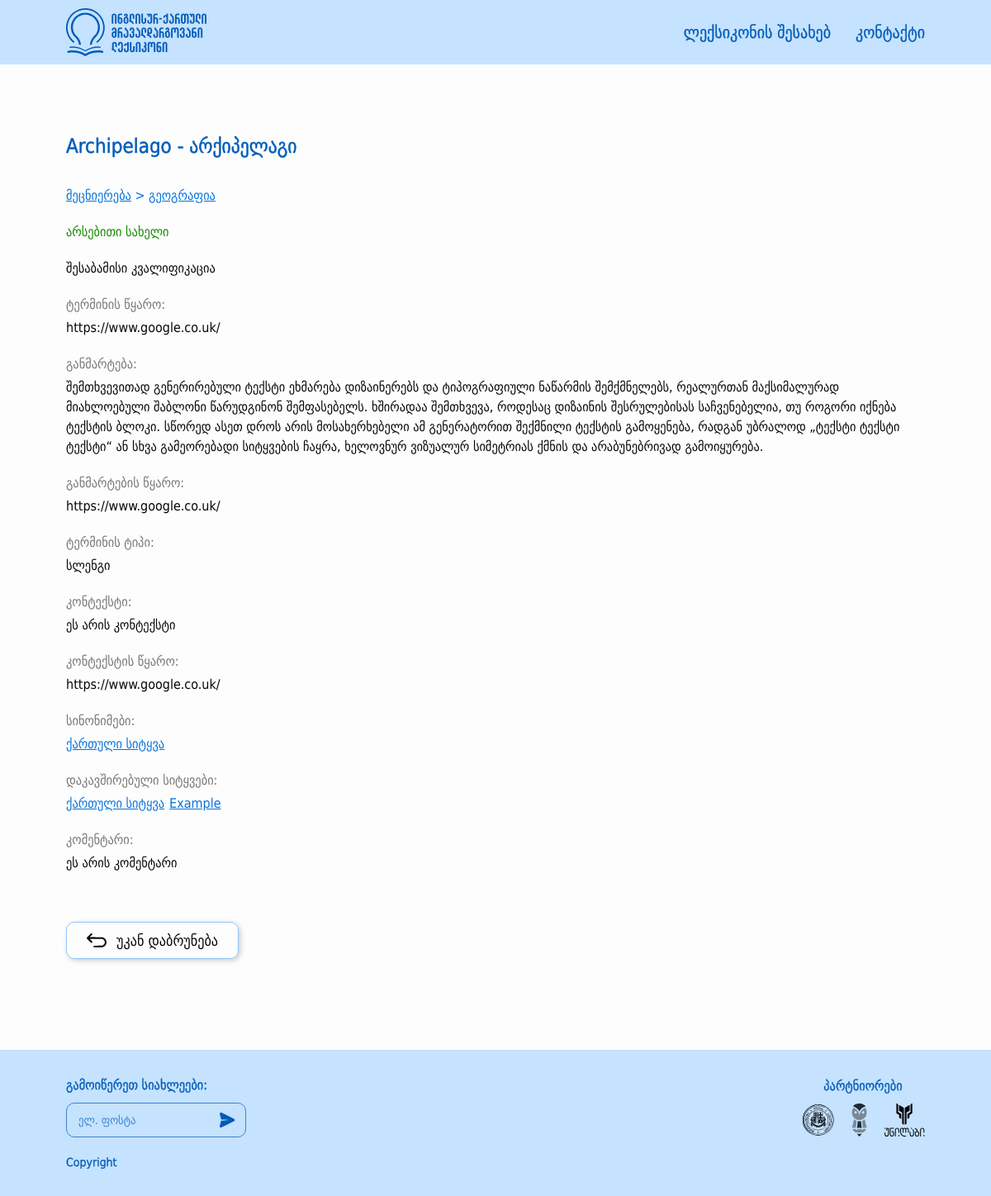
/term_detail/1, run on the app's committed database.
### src/models/terms.py (models this page shows, shortened)
class Term(BaseModel):
    __tablename__ = 'terms'
    id = db.Column(db.Integer, primary_key=True)
    geo_word = db.Column(db.String(100), nullable=False)
    eng_word = db.Column(db.String(100), nullable=False)
    grammar_form = db.Column(db.String(50), nullable=True)
    term_source = db.Column(db.Text, nullable=False)
    definition = db.Column(db.Text, nullable=False)
    definition_source = db.Column(db.Text, nullable=False)
    term_type = db.Column(db.String(50), nullable=True)
    context = db.Column(db.Text, nullable=True)
    context_source = db.Column(db.Text, nullable=True)
    comment = db.Column(db.Text, nullable=True)
    category = db.relationship("Category", secondary="terms_categories", backref="terms")
    synonyms = db.relationship(
        "Term",
        secondary="connected_terms",
        primaryjoin="and_(Term.id == ConnectedTerm.term1_id, ConnectedTerm.is_synonym == True)",
        secondaryjoin="and_(Term.id == ConnectedTerm.term2_id, ConnectedTerm.is_synonym == True)",
        backref="synonym_for"
    )
    connected_terms = db.relationship(
        "Term",
        secondary="connected_terms",
        primaryjoin="and_(Term.id == ConnectedTerm.term1_id, ConnectedTerm.is_synonym == False)",
        secondaryjoin="and_(Term.id == ConnectedTerm.term2_id, ConnectedTerm.is_synonym == False)",
        backref="connected_for"
    )

class Category(BaseModel):
    __tablename__ = "categories"
    id = db.Column(db.Integer, primary_key=True)
    name = db.Column(db.String(50), nullable=False)
    parent_id = db.Column(db.Integer, db.ForeignKey("categories.id"), nullable=True)
    children = db.relationship('Category', backref=db.backref('parent', remote_side=[id]), lazy='dynamic')

### src/views/main/routes.py (the view)
@main_blueprint.route("/term_detail/<int:term_id>")
def term_detail(term_id):
    term = Term.query.get_or_404(term_id)
    connected_terms = ConnectedTerm.query.filter(
        (ConnectedTerm.term1_id == term_id) | (ConnectedTerm.term2_id == term_id)
    ).all()
    synonyms = ConnectedTerm.query.filter(
        (ConnectedTerm.term1_id == term.id) | (ConnectedTerm.term2_id == term.id),
        ConnectedTerm.is_synonym == True
    ).all()
    return render_template("main/term_detail.html", term=term, connected_terms=connected_terms, synonyms=synonyms)

### src/templates/main/term_detail.html (shortened to what this page needs)
{% extends 'layouts/base.html' %}
{% block content %}
    <div class="main-outer edge-padding">
      <main class="main-content width-limiter">
        <article class="term-word-container">
          <h1 class="term-word-detail">{{term.eng_word}} - {{ term.geo_word }}</h1>
          <div class="term-field">
            {% for category in term.category %}
              {% set parent_category = category.parent %}
              {% if parent_category %}
                {% set grandparent_category = parent_category.parent %}
                <a href="{{ url_for('main.view_terms_by_category', category_id=parent_category.id) }}">{{ parent_category.name }}</a> &gt;
              {% endif %}
              <a href="{{ url_for('main.view_terms_by_category', category_id=category.id) }}">{{ category.name }}</a>
            {% endfor %}
          </div>
          <div class="term-word-type">{{term.grammar_form}}</div>
          <div class="term-qualifications">შესაბამისი კვალიფიკაცია</div>
          <section class="term-source">
            <h2>ტერმინის წყარო:</h2>
            <p>
              {{ term.term_source|safe }}
            </p>
          </section>
          <section class="term-definition">
            <h2>განმარტება:</h2>
            <p>
              {{term.definition}}
            </p>
          </section>
          <section class="term-definition-source">
            <h2>განმარტების წყარო:</h2>
            <p>
              {{term.definition_source|safe}}
            </p>
          </section>
          <section class="term-type">
            <h2>ტერმინის ტიპი:</h2>
            <p>{{term.term_type}}</p>
          </section>
          <section class="term-context">
            <h2>კონტექსტი:</h2>
            <p>
              {{term.context}}
            </p>
          </section>
          <section class="term-context-source">
            <h2>კონტექსტის წყარო:</h2>
            <p>
              {{term.context_source|safe}}
            </p>
          </section>
          <section class="term-synonyms">
            <h2>სინონიმები:</h2>
            {% if synonyms %}
            <ul>
                {% for synonym in synonyms %}
                  {% if synonym.term1 and synonym.term2 %}
                    {% set related_term = synonym.term1 if synonym.term2.id == term.id else synonym.term2 %}
                    <li><a href="{{ url_for('main.term_detail', term_id=related_term.id) }}">{{ related_term.geo_word }}</a></li>
                  {% else %}
                    <li>Invalid synonym data</li>
                  {% endif %}
                {% endfor %}
            </ul>
            {% else %}
              <p>No synonyms available</p>
            {% endif %}
          </section>
          <section class="term-related">
            <h2>დაკავშირებული სიტყვები:</h2>
            {% if connected_terms %}
            <ul>
                {% for connected_term in connected_terms %}
                    {% if connected_term.term1 and connected_term.term2 %}
                        {% set related_term = connected_term.term1 if connected_term.term2.id == term.id else connected_term.term2 %}
                        <li><a href="{{ url_for('main.term_detail', term_id=related_term.id) }}">{{ related_term.geo_word }}</a></li>
                    {% else %}
                        <li>Invalid connection data</li>
                    {% endif %}
                {% endfor %}
            </ul>
            {% else %}
            <p>No related terms available</p>
            {% endif %}
          </section>
          <section class="term-comment">
            <h2>კომენტარი:</h2>
            <p>
              {{term.comment}}
            </p>
          </section>
          <a class="go-back-button-container" href="{{ url_for('main.home') }}">
            <button type="button" class="go-back-button">
              <img src="{{ url_for('static', filename='images/' + 'go-back.svg') }}" alt="Go back" />
            </button>
            <span>უკან დაბრუნება</span>
          </a>
        </article>
      </main>
    </div>
{% endblock %}

### src/static/styles/global.css (style rules this page uses)
:root { --color-light-blue: 197, 226, 255; --color-light-blue-2: 143, 199, 255; --color-blue: 6, 114, 221; --color-blue-1: 81, 168, 255; --color-blue-2: 0, 92, 184; --color-white: 253, 253, 253; --color-black: 7, 7, 7; --color-gray: 119, 119, 119; --color-gray-2: 237, 237, 237; --color-green: 19, 137, 0; --color-red: 229, 0, 0; }
*, *::before, *::after { box-sizing: border-box; }
* { margin: 0; }
body { line-height: 1.5; -webkit-font-smoothing: antialiased; }
img, picture, video, canvas, svg { display: block; max-width: 100%; }
input, button, textarea, select { font: inherit; }
p, h1, h2, h3, h4, h5, h6 { overflow-wrap: break-word; }
* { color: rgb(var(--color-black)); font-family: 'DejaVu Sans Condensed', sans-serif; }
body { display: flex; min-height: 100vh; flex-direction: column; background-color: rgb(var(--color-white)); }
ul { list-style: none; padding: 0; margin: 0; }
button { all: unset; cursor: pointer; box-sizing: border-box; }

### src/static/styles/shared.css (style rules this page uses)
.edge-padding { padding: 10px 20px; }
.width-limiter { max-width: 1300px; margin: 0 auto; }
.main-outer { padding-top: 60px; padding-bottom: 100px; flex: 1; }
@media screen and (min-width: 768px) { .edge-padding { padding: 10px 80px; } }
@media screen and (min-width: 768px) { .main-outer { padding: 80px; padding-bottom: 110px; } }

### src/static/styles/other.css (style rules this page uses)
.main-outer { display: flex; }
main { display: flex; flex: 1; }

### src/static/styles/main.css (style rules this page uses)
.main-content { display: flex; gap: 24px; justify-content: center; }
.term-card .field, a { font-size: 14px; color: rgb(var(--color-blue)); }
.term-context-source { grid-column: 2; }
@media screen and (min-width: 768px) { .main-content { gap: 30px; } }
@media screen and (min-width: 768px) { .term-card .field, a { font-size: 16px; } }

### src/static/styles/word.css (style rules this page uses)
.term-word-container { display: flex; flex-direction: column; }
.term-word-container > *:not(h1):not(.go-back-button-container) { margin-bottom: 20px; }
.term-word-container .term-word-detail { -webkit-text-stroke: 0.5px rgb(var(--color-blue-2)); font-size: 20px; font-weight: 400; color: rgb(var(--color-blue-2)); margin-bottom: 30px; }
.term-word-container .term-word-type { font-size: 16px; color: rgb(var(--color-green)); }
.term-word-container .term-qualifications { font-size: 16px; color: rgb(var(--color-black)); }
.term-word-container .term-field { color: rgb(var(--color-blue)); }
.term-word-container .term-field a { color: rgb(var(--color-blue)); }
.term-word-container section h2 { font-size: 16px; color: rgb(var(--color-gray)); margin-bottom: 4px; font-weight: 400; }
.term-word-container section p { color: rgb(var(--color-black)); }
.term-word-container section ul { display: flex; gap: 6px; list-style-type: none; }
.term-word-container section ul li a { font-size: 16px; color: rgb(var(--color-blue)); }
.term-word-container .go-back-button-container { width: fit-content; height: 45px; display: flex; justify-content: center; margin-top: 30px; padding: 8px 24px; gap: 12px; border-radius: 10px; box-shadow: 2px 2px 6px rgba(0, 0, 0, 0.2); border: 1px solid rgb(var(--color-light-blue-2)); cursor: pointer; text-decoration: none; transition: background-color 150ms, border 150ms; }
.go-back-button-container img { transition: filter 150ms; }
.go-back-button-container span { transition: color 150ms; }
.go-back-button-container .go-back-button { font-size: 18px; border: none; outline: none; }
.go-back-button-container span { font-size: 16px; }
@media screen and (min-width: 768px) { .go-back-button-container span { font-size: 18px; } }
@media screen and (min-width: 768px) { .term-word-container .term-word-detail { font-size: 24px; } }
@media screen and (min-width: 768px) { .term-word-container .go-back-button-container { margin-top: 40px; } }

### data on the page
Term: eng_word "Archipelago", geo_word "არქიპელაგი", grammar_form "არსებითი სახელი", term_source "https://www.google.co.uk/", definition "შემთხვევითად გენერირებული ტექსტი ეხმარება დიზაინერებს და ტიპოგრაფიული ნაწარმის შემქმნელებს, რეალურთან მაქსიმალურად მიახლოებული შაბლონი წარუდგინონ შემფასებელს. ხშირადაა შემთხვევა, როდესაც დიზაინის შესრულებისას საჩვენებელია, თუ როგორი იქნება ტექსტის ბლოკი. სწორედ ასეთ დროს არის მოსახერხებელი ამ გენერატორით შექმნილი ტექსტის გამოყენება, რადგან უბრალოდ „ტექსტი ტექსტი ტექსტი“ ან სხვა გამეორებადი სიტყვების ჩაყრა, ხელოვნურ ვიზუალურ სიმეტრიას ქმნის და არაბუნებრივად გამოიყურება.", definition_source "https://www.google.co.uk/", term_type "სლენგი", context "ეს არის კონტექსტი", context_source "https://www.google.co.uk/", comment "ეს არის კომენტარი"
Category: name "გეოგრაფია"
Category: name "მეცნიერება"
Term: geo_word "ქართული სიტყვა"
Term: geo_word "Example"
